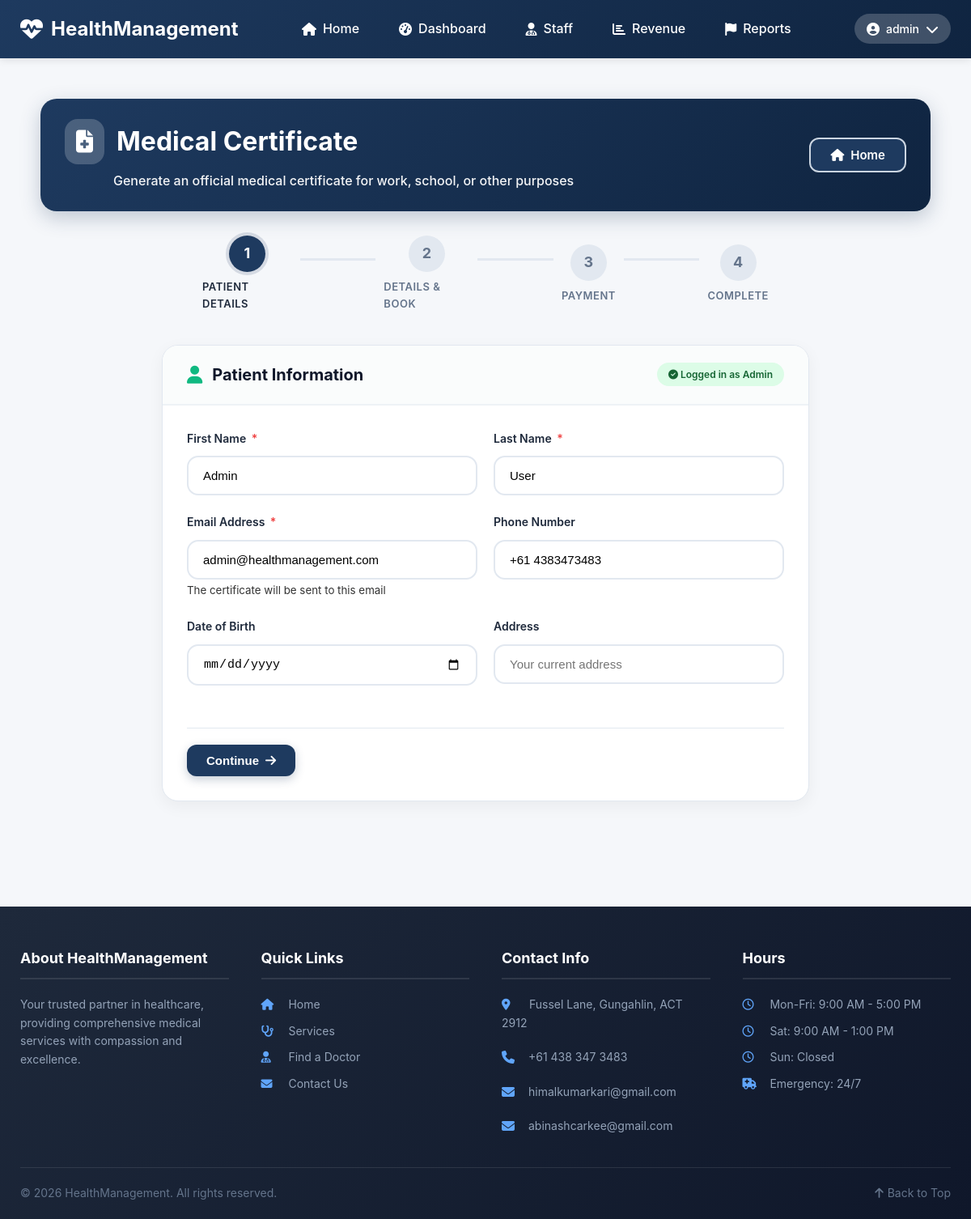
The app's page /medical-certificate.php (signed in) with its own data.
### tables this page shows
CREATE TABLE `users` (
  `userId` int(11) NOT NULL,
  `username` varchar(50) NOT NULL,
  `passwordHash` varchar(255) NOT NULL,
  `email` varchar(100) NOT NULL,
  `firstName` varchar(50) NOT NULL,
  `lastName` varchar(50) NOT NULL,
  `phoneNumber` varchar(20) DEFAULT NULL,
  `role` enum('patient','staff','nurse','doctor','admin','accountant') DEFAULT 'patient',
  `isVerified` tinyint(1) DEFAULT 0,
  `verificationCode` varchar(64) DEFAULT NULL,
  `resetToken` varchar(64) DEFAULT NULL,
  `resetExpiry` datetime DEFAULT NULL,
  `dateCreated` datetime DEFAULT current_timestamp(),
  `lastLogin` datetime DEFAULT NULL
);

### includes/auth.php (called while the page is built, shortened)
<?php
function isLoggedIn() {
    return isset($_SESSION['user_id']) && !empty($_SESSION['user_id']);
}

### medical-certificate.php (the view, shortened to what this page needs)
<?php
require_once 'includes/config.php';
$extraCSS = '<link rel="stylesheet" href="css/root.css">';
include 'includes/header.php';
$step = $_GET['step'] ?? 1;
$patientData = [];
if (isLoggedIn()) {
    $userId = $_SESSION['user_id'];
    $stmt = $pdo->prepare("
        SELECT u.*, p.dateOfBirth, p.address, p.bloodType, p.patientId
        FROM users u
        LEFT JOIN patients p ON u.userId = p.userId
        WHERE u.userId = ?
    ");
    $stmt->execute([$userId]);
    $userData = $stmt->fetch();
    if ($userData) {
        $patientData = [
            'first_name' => $userData['firstName'],
            'last_name' => $userData['lastName'],
            'email' => $userData['email'],
            'phone' => $userData['phoneNumber'],
            'date_of_birth' => $userData['dateOfBirth'] ?? '',
            'address' => $userData['address'] ?? '',
            'patient_id' => $userData['patientId'] ?? null
        ];
    }
}
?>
<div class="root-container">
    <div class="root-page-header">
        <div class="header-title">
            <h1><i class="fas fa-file-medical"></i> Medical Certificate</h1>
            <p>Generate an official medical certificate for work, school, or other purposes</p>
        </div>
        <div class="header-actions">
            <a href="index.php" class="root-btn root-btn-outline">
                <i class="fas fa-home"></i> Home
            </a>
        </div>
    </div>
    <div class="mc-progress-container">
        <div class="mc-progress-steps">
            <div class="mc-step <?php echo $step >= 1 ? 'completed' : ''; ?> <?php echo $step == 1 ? 'active' : ''; ?>">
                <div class="mc-step-number">1</div>
                <div class="mc-step-label">Patient Details</div>
            </div>
            <div class="mc-step-line <?php echo $step >= 2 ? 'completed' : ''; ?>"></div>
            <div class="mc-step <?php echo $step >= 2 ? 'completed' : ''; ?> <?php echo $step == 2 ? 'active' : ''; ?>">
                <div class="mc-step-number">2</div>
                <div class="mc-step-label">Details & Book</div>
            </div>
            <div class="mc-step-line <?php echo $step >= 3 ? 'completed' : ''; ?>"></div>
            <div class="mc-step <?php echo $step >= 3 ? 'completed' : ''; ?> <?php echo $step == 3 ? 'active' : ''; ?>">
                <div class="mc-step-number">3</div>
                <div class="mc-step-label">Payment</div>
            </div>
            <div class="mc-step-line <?php echo $step >= 4 ? 'completed' : ''; ?>"></div>
            <div class="mc-step <?php echo $step >= 4 ? 'completed' : ''; ?> <?php echo $step == 4 ? 'active' : ''; ?>">
                <div class="mc-step-number">4</div>
                <div class="mc-step-label">Complete</div>
            </div>
        </div>
    </div>
    <?php if ($step == 1): ?>
        <div class="mc-card">
            <div class="mc-card-header">
                <h3><i class="fas fa-user"></i> Patient Information</h3>
                <?php if (isLoggedIn()): ?>
                    <span class="mc-badge mc-badge-success"><i class="fas fa-check-circle"></i> Logged in as <?php echo htmlspecialchars($userData['firstName'] ?? ''); ?></span>
                <?php endif; ?>
            </div>
            <div class="mc-card-body">
                <form method="POST" id="mc-step1-form">
                    <div class="root-form-row">
                        <div class="root-form-group">
                            <label for="first_name">First Name <span class="required">*</span></label>
                            <input type="text" id="first_name" name="first_name" class="root-form-control"
                                   value="<?php echo htmlspecialchars($patientData['first_name'] ?? ''); ?>" required>
                        </div>
                        <div class="root-form-group">
                            <label for="last_name">Last Name <span class="required">*</span></label>
                            <input type="text" id="last_name" name="last_name" class="root-form-control"
                                   value="<?php echo htmlspecialchars($patientData['last_name'] ?? ''); ?>" required>
                        </div>
                    </div>
                    <div class="root-form-row">
                        <div class="root-form-group">
                            <label for="email">Email Address <span class="required">*</span></label>
                            <input type="email" id="email" name="email" class="root-form-control"
                                   value="<?php echo htmlspecialchars($patientData['email'] ?? ''); ?>" required>
                            <small>The certificate will be sent to this email</small>
                        </div>
                        <div class="root-form-group">
                            <label for="phone">Phone Number</label>
                            <input type="tel" id="phone" name="phone" class="root-form-control"
                                   value="<?php echo htmlspecialchars($patientData['phone'] ?? ''); ?>">
                        </div>
                    </div>
                    <div class="root-form-row">
                        <div class="root-form-group">
                            <label for="date_of_birth">Date of Birth</label>
                            <input type="date" id="date_of_birth" name="date_of_birth" class="root-form-control"
                                   value="<?php echo htmlspecialchars($patientData['date_of_birth'] ?? ''); ?>"
                                   max="<?php echo date('Y-m-d'); ?>">
                        </div>
                        <div class="root-form-group">
                            <label for="address">Address</label>
                            <input type="text" id="address" name="address" class="root-form-control"
                                   value="<?php echo htmlspecialchars($patientData['address'] ?? ''); ?>"
                                   placeholder="Your current address">
                        </div>
                    </div>
                    <div class="mc-form-actions">
                        <button type="submit" class="root-btn root-btn-primary">
                            Continue <i class="fas fa-arrow-right"></i>
                        </button>
                    </div>
                </form>
            </div>
        </div>
    <?php endif; ?>
</div>
<?php include 'includes/footer.php'; ?>

### css/style.css (style rules this page uses)
* { margin: 0; padding: 0; box-sizing: border-box; }
body { font-family: -apple-system, BlinkMacSystemFont, 'Segoe UI', Roboto, 'Helvetica Neue', Arial, sans-serif; line-height: 1.6; color: #333; background-color: #f5f7fa; }
.page-header h1 , .dashboard-header h1, .page-title, h1 { font-weight: 700 !important; text-shadow: none !important; }

### css/root.css (style rules this page uses)
.root-container { max-width: 1200px; margin: 0 auto; padding: 30px 25px; background: #f5f7fa; min-height: 100vh; }
.root-page-header { display: flex; justify-content: space-between; align-items: center; margin-bottom: 30px; padding: 25px 30px; background: linear-gradient(135deg, #1e3a5f 0%, #0f2440 100%); border-radius: 20px; color: white; box-shadow: 0 8px 25px rgba(30, 58, 95, 0.25); flex-wrap: wrap; gap: 20px; }
.root-page-header .header-title h1 { margin: 0 0 8px 0; font-size: 32px; font-weight: 700; color: white; display: flex; align-items: center; gap: 15px; }
.root-page-header .header-title h1 i { background: rgba(255, 255, 255, 0.2); padding: 14px; border-radius: 16px; font-size: 28px; }
.root-page-header .header-title p { margin: 0 0 0 60px; font-size: 16px; font-weight: 500; color: rgba(255, 255, 255, 0.95); }
.root-page-header .header-actions { display: flex; gap: 15px; align-items: center; }
.root-form-group { margin-bottom: 22px; }
.root-form-group label { display: block; margin-bottom: 10px; font-weight: 600; color: #1e293b; font-size: 14px; }
.root-form-group .required { color: #ef4444; margin-left: 3px; }
.root-form-control { width: 100%; padding: 14px 18px; border: 2px solid #e2e8f0; border-radius: 14px; font-size: 15px; background: white; transition: all 0.2s; }
.root-form-row { display: grid; grid-template-columns: 1fr 1fr; gap: 20px; }
.root-btn { display: inline-flex; align-items: center; gap: 8px; padding: 12px 24px; border-radius: 12px; font-size: 15px; font-weight: 600; text-decoration: none; transition: all 0.2s ease; cursor: pointer; border: none; line-height: 1; }
.root-btn-primary { background: #1e3a5f; color: white; box-shadow: 0 4px 12px rgba(30, 58, 95, 0.25); }
.root-btn-outline { background: #1e3a5f; border: 2px solid #cbd5e1; color: white; }
.mc-progress-container { margin-bottom: 40px; }
.mc-progress-steps { display: flex; align-items: center; justify-content: center; max-width: 700px; margin: 0 auto; }
.mc-step { display: flex; flex-direction: column; align-items: center; position: relative; }
.mc-step-number { width: 45px; height: 45px; border-radius: 50%; background: #e2e8f0; color: #64748b; display: flex; align-items: center; justify-content: center; font-weight: 700; font-size: 18px; margin-bottom: 8px; transition: all 0.3s ease; }
.mc-step.completed .mc-step-number { background: #10b981; color: white; }
.mc-step.active .mc-step-number { background: #1e3a5f; color: white; box-shadow: 0 0 0 4px rgba(30, 58, 95, 0.15); }
.mc-step-label { font-size: 13px; font-weight: 600; color: #64748b; text-transform: uppercase; letter-spacing: 0.5px; }
.mc-step.completed .mc-step-label, .mc-step.active .mc-step-label { color: #1e293b; }
.mc-step-line { width: 100px; height: 3px; background: #e2e8f0; margin: 0 10px 35px 10px; transition: all 0.3s ease; }
.mc-card { background: white; border-radius: 20px; box-shadow: 0 6px 20px rgba(0, 0, 0, 0.05); margin-bottom: 30px; overflow: hidden; border: 1px solid #e2e8f0; max-width: 800px; margin-left: auto; margin-right: auto; }
.mc-card-header { padding: 20px 30px; border-bottom: 2px solid #eef2f6; background: #fafcfc; display: flex; justify-content: space-between; align-items: center; flex-wrap: wrap; gap: 15px; }
.mc-card-header h3 { margin: 0; font-size: 20px; font-weight: 700; color: #0f172a; display: flex; align-items: center; gap: 12px; }
.mc-card-header h3 i { color: #10b981; font-size: 22px; }
.mc-card-body { padding: 30px; }
.mc-badge { display: inline-block; padding: 5px 14px; border-radius: 40px; font-size: 12px; font-weight: 600; }
.mc-badge-success { background: #dcfce7; color: #166534; }
.mc-form-actions { display: flex; justify-content: space-between; margin-top: 30px; padding-top: 20px; border-top: 1px solid #e2e8f0; }

### records on screen
users: firstName "Admin", first_name "Admin", last_name "User", email "admin@healthmanagement.com", phone "+61 4383473483"

### other values on screen
$_SESSION['username'] "admin"
